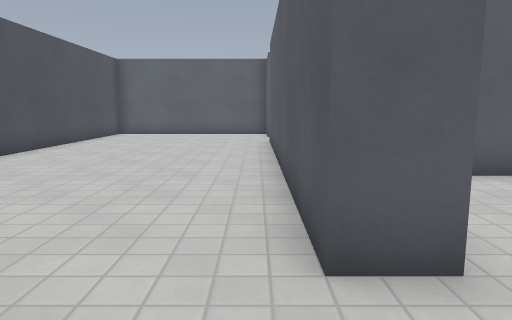
[1] (above)

16 first-person views from a walk through a Godot game level. The camera is 1.2 m above the floor, tilts 8° down and sees 70° across. The floor is counted in squares, 1 m on a side. Each view is taken from the middle of a square. On the plan, view 1 faces up. The plan holds only what a view shows up to about 15 squares ahead; the rest is blank. Surface patterns are stand-ins for the level's own textures.

[2]
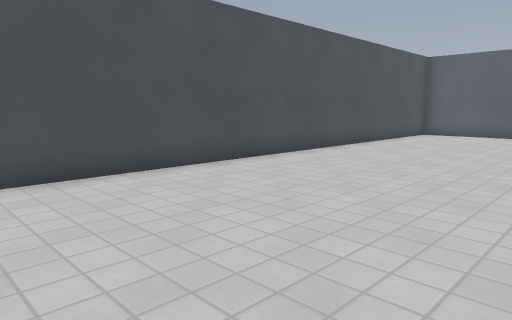

[3]
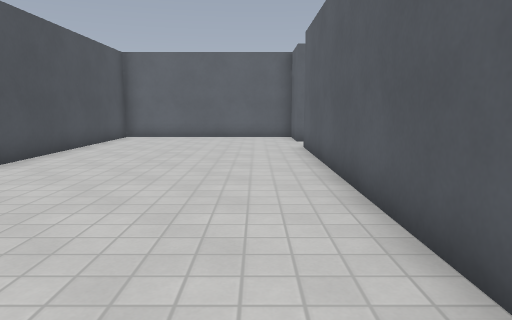

[4]
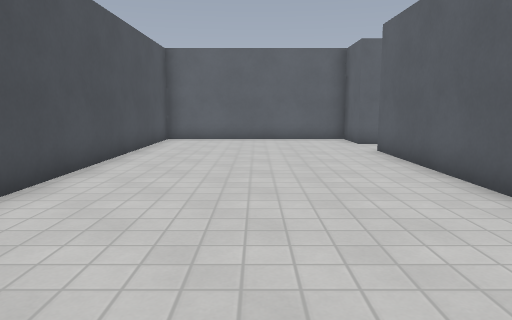

[5]
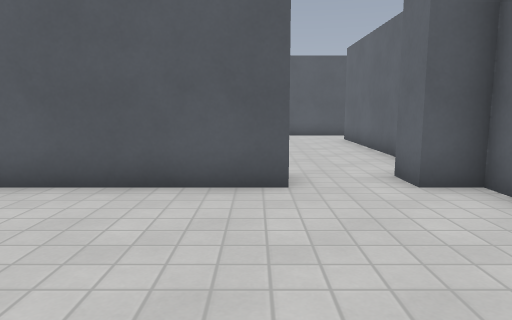

[6]
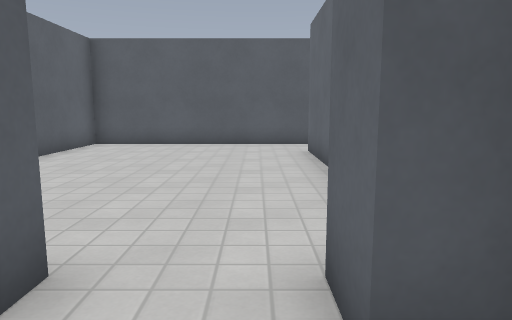

[7]
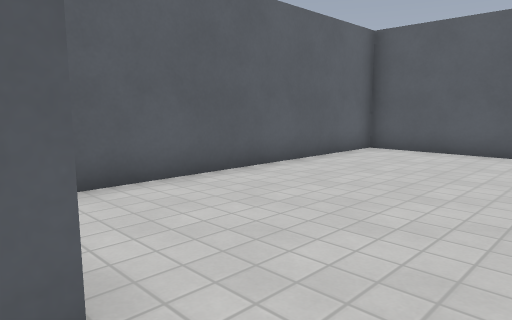

[8]
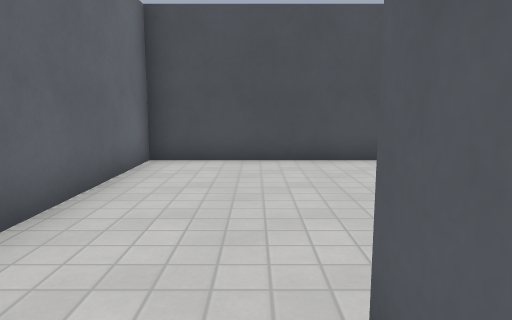

[9]
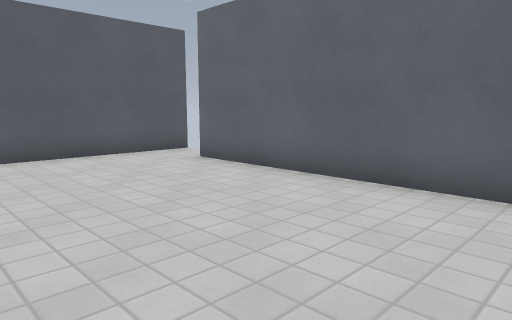

[10]
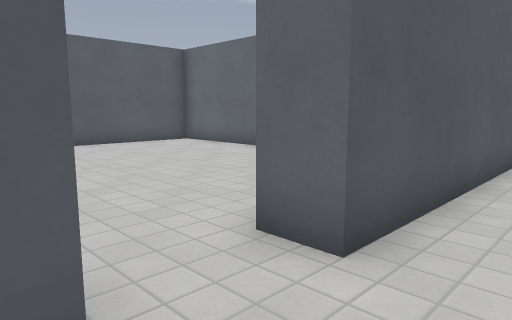

[11]
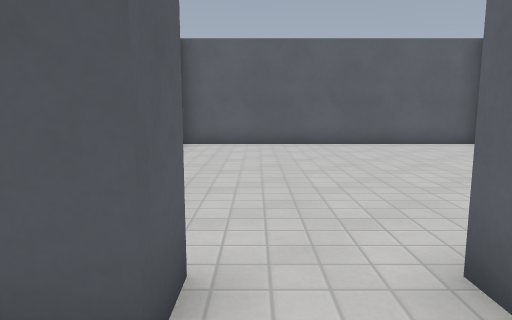

[12]
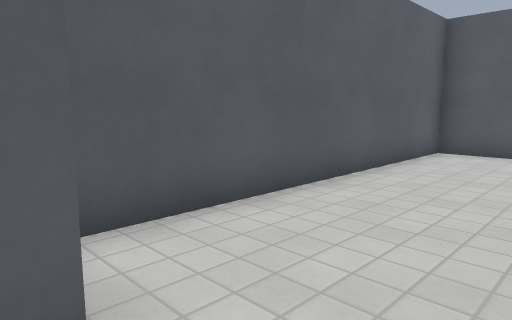

[13]
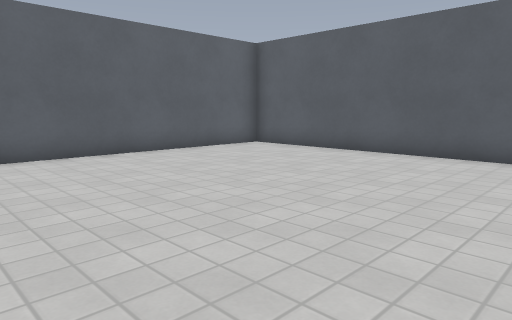

[14]
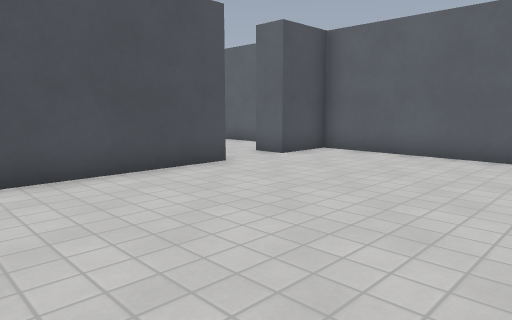

[15]
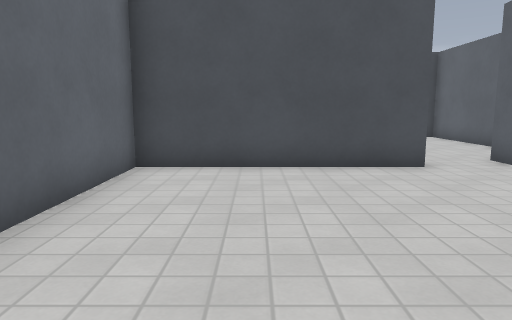

[16]
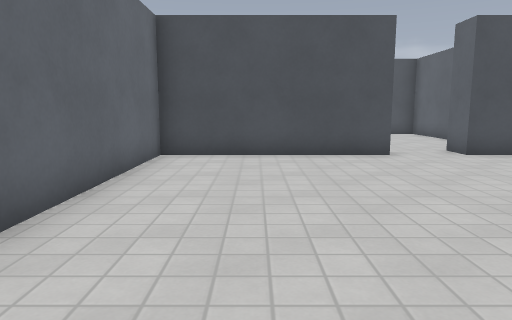

### Floor plan
Points are (right, up) in squares from view 1. A wall is a line through its corners. A room is listed if a view was taken in it or the views show most of it. See-through windows are left out.
Room 1 (views 1, 2, 3, 4, 5, 6, 10, 11, 12)
walls: (0.5, 2.5) (0.5, 13.5) (1.5, 13.5); (1.5, 15.5) (0.5, 15.5) (0.5, 17.5) (-6.5, 17.5) (-6.5, -0.5) (0.5, -0.5) (0.5, 0.5)
ways out: opening at (1, 1.5) to room 2; opening at (1, 14.5) to room 3
Room 2 (views 7, 8, 9)
walls: (1.6, 2.5) (0.5, 2.5); (2.9, -0.5) (9.5, -0.5); (0.5, 0.5) (1.5, 0.5); (11.5, -1.6) (11.5, 6.5) (2.8, 6.5)
ways out: opening at (1, 1.5) to room 1
Room 3 (views 13, 14, 15, 16)
walls: (1.5, 13.5) (1.5, 7.5) (11.5, 7.5) (11.5, 17.5) (1.5, 17.5) (1.5, 15.5)
ways out: opening at (1, 14.5) to room 1

Positions as (right, up) in squares from view 1, and headings:
1: (0, 0), facing up
2: (0, 0), facing up-left
3: (-1, 2), facing up
4: (-3, 3), facing up
5: (-5, 3), facing right
6: (-1, 1), facing right
7: (1, 1), facing up-right
8: (2, 2), facing left
9: (2, 5), facing down-right
10: (-1, 16), facing down-right
11: (-1, 15), facing right
12: (1, 14), facing up-right
13: (2, 8), facing up-right
14: (8, 8), facing up-left
15: (9, 10), facing left
16: (11, 10), facing left
